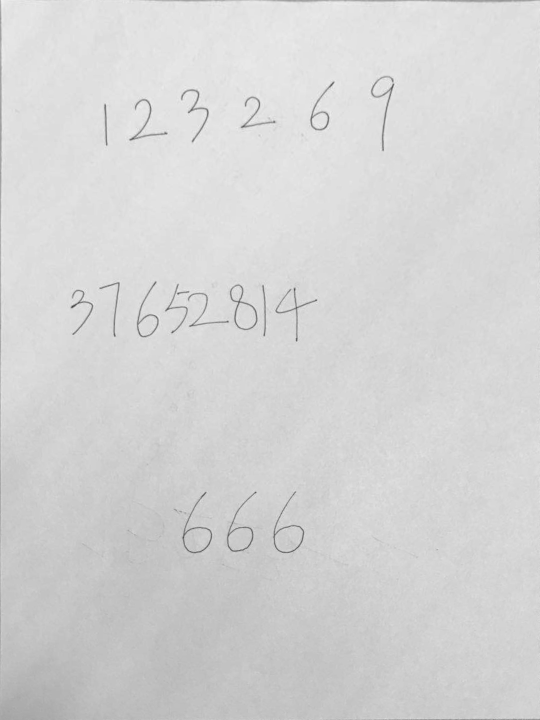
#> input picture assignment4/getA4.jpg, 1080 x 1440 px (shown at 1/2 size)
$ python prepare_test_data.py   (older library calls are emulated)
#> lines starting #> are read from the running program, lines starting #| are printed output that depends on the picture; after the words box and inside, x2 and y2 are one past the last pixel; in counts of white or black regions, pixels touching at a corner belong together
import cv2
import numpy as np


def get_row_hist(binary_img):
    m, n = binary_img.shape
    row_hist = [0] * m
    for i in range(m):
        row_hist[i] = n - np.count_nonzero(binary_img[i, :])

    return row_hist


def split_row(img, row_hist):
    up = []
    down = []

    for i in range(10, len(row_hist)):
        if row_hist[i] > 0 and row_hist[i - 1] == 0:
            up.append(i - 10)
        elif row_hist[i] == 0 and row_hist[i - 1] > 0:
            down.append(i + 10)

    res = []
    if len(up) == len(down):
        for i in range(len(down)):
            res.append(img[up[i]:down[i], :])

    return res


def sort_contours(contours):
    temp = [cv2.boundingRect(cnt)[0] for cnt in contours]
    a = {temp[i]: i for i in range(len(temp))}
    temp = sorted(temp)
    res = []

    for i in range(len(temp)):
        res.append(contours[a[temp[i]]])

    return res


def img2mnist(origin):
    m, n = origin.shape
    # origin = cv2.GaussianBlur(origin, (3, 3), 0)

    kernel = cv2.getStructuringElement(cv2.MORPH_CROSS, (3, 3))
    origin = cv2.erode(origin, kernel, iterations=2)

    # 图片反转变换
    def _reverse(t): return 255 - t
    vfunc = np.vectorize(_reverse)
    temp = vfunc(origin.reshape(1, m * n)).reshape(m, n)

    # 将res转成28*28的图片
    scale = max(m, n) / 28
    res = cv2.resize(temp, (int(n / scale), int(m / scale)),
                     interpolation=cv2.INTER_NEAREST)

    m, n = res.shape
    if m != 28 and n != 28:
        print("m and n are not 28 at the same time!")
        exit(-1)
    else:
        if m == 28 and n < 28:
            # 横着pad
            pad_width = int((28 - n) / 2)
            final_res = np.lib.pad(res, ((0, 0), (pad_width, 28 - n - pad_width)),
                                   'constant', constant_values=0)
        elif m < 28 and n == 28:
            pad_height = int((28 - m) / 2)
            final_res = np.lib.pad(res, ((pad_height, 28 - m - pad_height), (0, 0)),
                                   'constant', constant_values=0)
        else:
            print('error: transforming to mnist img', m, n)
            exit(-1)

    if final_res.shape != (28, 28):
        print('error: transforming to mnist img', m, n)
        exit(-1)

    return final_res


def split(img, row_id):
    _, binary = cv2.threshold(img, 170, 255, cv2.THRESH_BINARY)

    # cv2.imwrite('./process/binary.jpg', binary)

    # 形态学图像处理(膨胀腐蚀)
    kernel = cv2.getStructuringElement(cv2.MORPH_CROSS, (3, 3))
    erosion = cv2.erode(binary, kernel, iterations=2)

    # 轮廓检测
    image, contours, hierarchy = cv2.findContours(
        erosion, cv2.RETR_TREE, cv2.CHAIN_APPROX_SIMPLE)

    n = len(contours)

    contours = sort_contours(contours)

    outputs = []
    for i in range(0, n):
        cnt = contours[i]
        x, y, w, h = cv2.boundingRect(cnt)
        if w <= 55 and h <= 55:
            pass
        else:
            if w > 500:
                pass
            else:
                # cv2.rectangle(img, (x, y), (x + w, y + h), (0, 255, 0), 2)
                part_img = img[y:y + h, x:x + w]
                outputs.append(part_img)

    for i in range(0, len(outputs)):
        res = img2mnist(outputs[i])
        cv2.imwrite('./process/%d_%d.jpg' % (row_id, i), res)


def prepare_test_data():
    img = cv2.imread('./getA4.jpg')
#> img is the input picture: shape (1440, 1080, 3); min 56, max 248, mean 212.2
    gray = cv2.cvtColor(img, cv2.COLOR_BGR2GRAY)

    # 通过阀值进行前后景的分割
    # 这里的170是试出来的，为的是让所有的线段都可以被分离出来
    ret, thresh = cv2.threshold(gray, 170, 255, cv2.THRESH_BINARY)
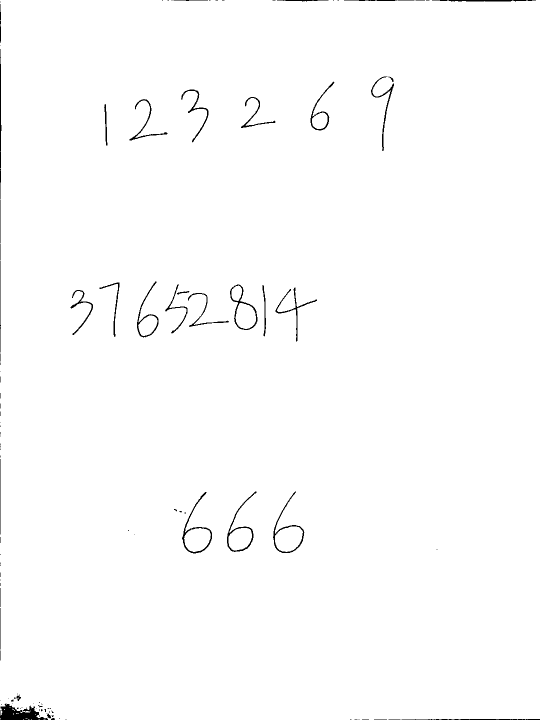
#> thresh: shape (1440, 1080) (shown at 1/2 size); 99.1% white; 117 black regions (78 under 20 px), largest, box (x1, y1, x2, y2) and area: (0, 1407, 96, 1440) 1764, (364, 984, 424, 1107) 753, (546, 983, 609, 1106) 709
    thresh = thresh[70:-70, 70:-70]
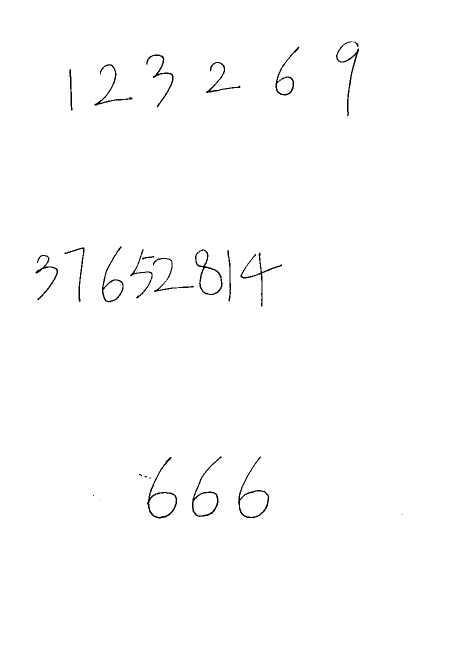
#> thresh: shape (1300, 940) (shown at 1/2 size); 99.3% white; black in thin lines or dots, all inside (x1, y1, x2, y2) = (71, 83, 805, 1037)

    row_hist = get_row_hist(thresh)
#> after the loop in get_row_hist, `for i in range(m):`: row_hist = 1300 values, max 75 at index 985, min 0 at index 0, mean 6.91
    rows = split_row(thresh, row_hist)
#> after the loop in split_row, `for i in range(10, len(row_hist)):`: down = [242, 623, 1047]; up = [73, 483, 903]
#> the loop in split_row, `for i in range(len(down)):` made 3 passes
#> after the loop in split_row, `for i in range(len(down)):`: res = 3 items
#> rows = 3 items

    outputs = []
    for i in range(len(rows)):
        outputs.append(split(rows[i], i))
#> this loop made 3 passes
#> pass 1, in split, `_, binary = cv2.threshold(img, 170, 255, cv2.THRESH_BINARY)`:
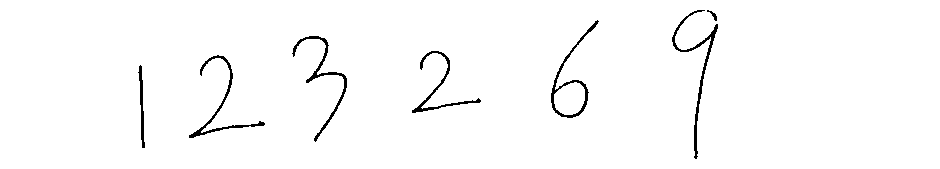
#> binary: shape (169, 940); 98.2% white; black in thin lines or dots, all inside (x1, y1, x2, y2) = (138, 10, 718, 159)
#> pass 1, in split, `erosion = cv2.erode(binary, kernel, iterations=2)`:
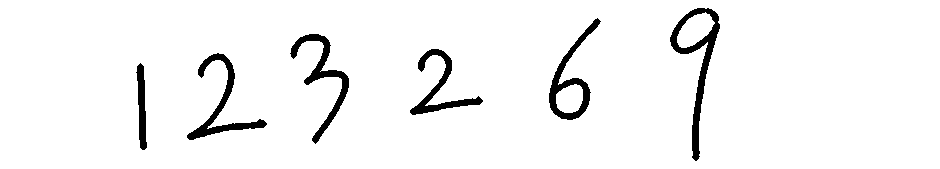
#> erosion: shape (169, 940); 95.6% white; 6 black regions, box (x1, y1, x2, y2) and area: (670, 8, 720, 161) 1598, (290, 34, 349, 144) 1260, (187, 53, 267, 140) 1260, (549, 18, 601, 120) 1199, (410, 49, 483, 115) 1061, (136, 63, 147, 150) 585
#> pass 1, in img2mnist, `final_res = np.lib.pad(res, ((0, 0), (pad_width, 28 - n - pad_width)),..`:
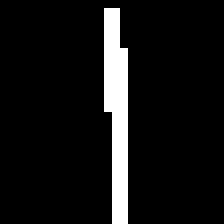
#> final_res: shape (28, 28) int32 (shown 8 times larger); 7.9% white in thin lines or dots, all inside (x1, y1, x2, y2) = (13, 1, 16, 28)
#> after the loop, outputs = 3 items

    return outputs


if __name__ == '__main__':
    res = prepare_test_data()
#> res = 3 items
